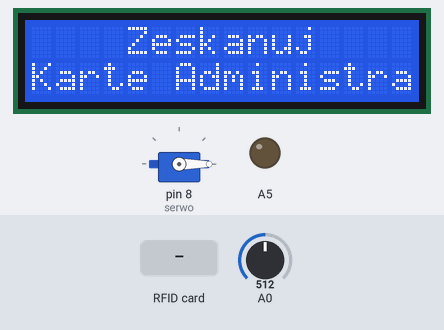
Simulated run of this sketch. Board: Arduino Uno, built with avr-gcc and run on an emulated ATmega328P. Shown: 16×2 character LCD, servo, output pins drawn as LEDs (lit = HIGH). The inputs (shaded band) are chosen by the test bench; at power-on: A0 = 512. Pins used as bus, display or sensor lines are not drawn.

Above: at 1.1 s.
1.2 s: RFID card 5E 7A 19 C4 held to the reader
At 2.3 s:
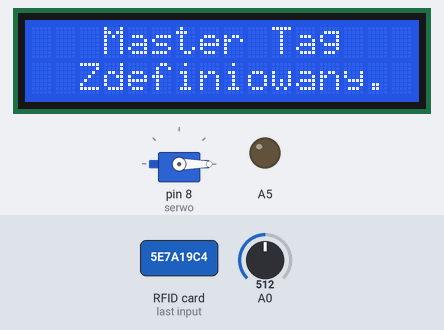
4.2 s: A0 set to 160
5.7 s: A0 set to 134
At 7.0 s:
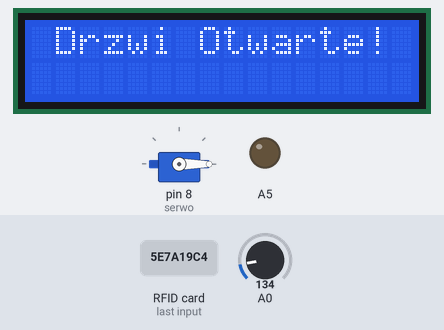
8.7 s: RFID card 5E 7A 19 C4 held to the reader
At 9.9 s:
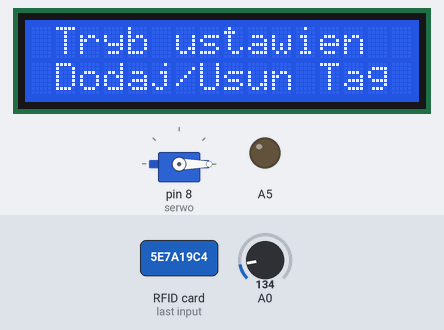
10.2 s: RFID card 5E 7A 19 C4 held to the reader
At 11.4 s:
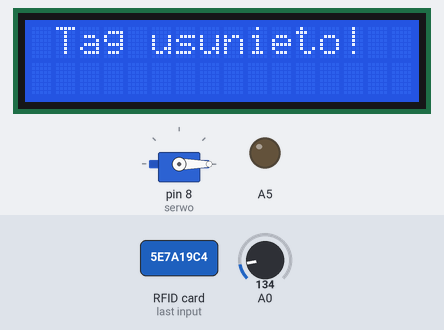
13.2 s: A0 set to 306
At 13.7 s:
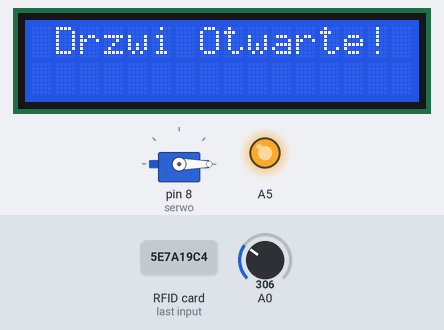
Timing chart, 0 to 15.7 s (numbered marks = the images above; inputs shaded):
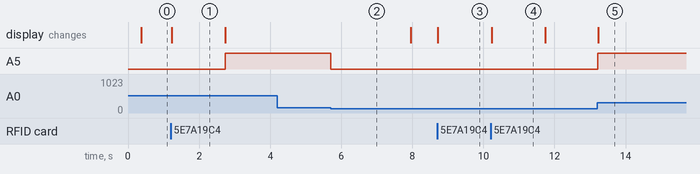

Measured:
- the behaviour switches between 150 and 149 on A0 (found by bisection; images 1 and 2)
- after the input at 1.2 s, A5: LOW → HIGH after 1.5 s; the display: changes at once (image 1)
- after the input at 4.2 s, every drawn part: stays the same
- after the input at 5.7 s, A5: HIGH → LOW at once
- after the input at 8.7 s, the display: changes at once (image 3)
- after the input at 10.2 s, the display: changes at once (image 4)
- after the input at 13.2 s, A5: LOW → HIGH at once; the display: changes at once (image 5)
- what the display in image 1 shows lasts 1.5 s, from 1.2 s to 2.7 s

The sketch:

BT_RFID_Locker.ino
```cpp
/******************************************************************************/
/*Biblioteki*/

#include <Servo.h> // biblioteka do obsługi serwa
#include <MFRC522.h> // biblioteka do modułu RFID
#include <SPI.h> // biblioteka do komunikacji szeregowej urządzeń peryferyjnych ( tu: MFRC522)
#include <LiquidCrystal.h> // biblioteka do obsługi wyświetlacza LCD


/*Zmienne globalne*/

byte numerUID[4]; // tablica do której zczytywany będzie 4-bajtowy numer UID karty
String tagID = ""; // kompletny numer UID karty przekonwertowany do zmiennej stringowej
String masterTag =""; // Karta Administratora definiowana raz na początku programu
String Tagi[10] = {}; // tablica numerów tagów które są zautoryzowane (upoważnione do otworzenia zamka)
int licznik = 0; // licznik umożliwiający zapis tagów w tablicy
int odleglosc; // liczba odczytana z czujnika analogowego
boolean TagOdczytany = false;
boolean PoprawnyTag = false;
boolean DrzwiOtwarte = false;

/*Deklaracja instancji*/

MFRC522 mfrc522(10,9); // Parametry -> (SS, RST) Pozostałe są niekonfigurowalne.
LiquidCrystal lcd(2, 3, 4, 5, 6, 7); // Parametry -> (RS, En, D4, D5, D6, D7)
Servo serwo;

/*****************************************************************************/

void setup() {

/*konfiguracja wyjscia dla LED*/
  pinMode(A5,OUTPUT);

/*Inicjacja kolejno : SPI, MFRC522, LCD*/
  SPI.begin();
  mfrc522.PCD_Init();
  lcd.begin(16, 2);

/*Ustawienie serwa w wyjściowej pozycji*/
  serwo.attach(8);
  serwo.write(0);
  delay(250);
  serwo.detach();

/*Początkowy komunikat wyświetlany na LCD*/
  lcd.print("    Zeskanuj");
  lcd.setCursor(0, 1);
  lcd.print("Karte Administratora");

/*Oczekiwanie na zeskanowanie Master Tagu*/
  while (!TagOdczytany) {
    TagOdczytany = getID();
    if ( TagOdczytany == true) {
      masterTag = tagID;
      lcd.clear();
      lcd.setCursor(0, 0);
      lcd.print("   Master Tag");
      lcd.setCursor(0, 1);
      lcd.print("  Zdefiniowany.");
    }
  }
  TagOdczytany = false;

 /*Wyswietlenie wyjsciowego komunikatu*/
  Wyswietl_lcd();

 /*Rozpoczęcie komunikacji szeregowej*/
  Serial.begin(9600);


}

/**************************************************************************/

void loop() {

/*odczytanie odległosci z czujnika optycznego*/
  int odleglosc = analogRead(A0);

/**************************************************************************/
/*********************** Gdy drzwi są zamknięte ***************************/
/**************************************************************************/

  if (odleglosc <150) {

/*wywołanie funkcji pozwalającej na otworzenie zamka przez BT*/
servo();

/*Oczekiwanie na zeskanowanie karty*/
    if ( ! mfrc522.PICC_IsNewCardPresent()) {
      return;
    }
/*Sczytanie danych z karty*/
    if ( ! mfrc522.PICC_ReadCardSerial()) {
      return;
    }
    tagID = "";
/*Czytanie następuje szeregowo bajt po bajcie, w czterokrotnej petli gdyż adres karty jest 4-bajtowy*/
    for ( uint8_t i = 0; i < 4; i++) {
      numerUID[i] = mfrc522.uid.uidByte[i];

/*Funkcja concat łącząca sczytane bajty w jeden łańcuch String*/
      tagID.concat(String(mfrc522.uid.uidByte[i], HEX));
    }
    tagID.toUpperCase();

/*Zakończenie sczytywania*/
    mfrc522.PICC_HaltA();

/*Znacznik poprawnego sczytania*/
    PoprawnyTag = false;

/*Sprawdzenie czy zeskanowany Tag to Karta Administratora*/
    if (tagID == masterTag) {
      lcd.clear();

/*W przypadku pozytywnym wejscie w Tryb ustawień*/
      lcd.print(" Tryb ustawien");
      lcd.setCursor(0, 1);
      lcd.print(" Dodaj/Usun Tag");

/*Oczekiwanie na zeskanowanie tagu, który ma byc dodany lub usunięty*/
      while (!TagOdczytany) {

/*Funkcja sczytująca numer UID karty*/
        TagOdczytany = getID();

/*Jeżeli UID zostało odczytane porównanie go do numerów z tablicy zautoryzowanych tagów*/
        if ( TagOdczytany == true) {
          for (int i = 0; i < 100; i++) {
            if (tagID == Tagi[i]) {

/*W przypadku znalezienia numeru UID zostaje on usunięty */
              for (i; i < licznik; i++) {
                Tagi[i]=Tagi[i+1];

               }
              licznik--;

/*Komunikat o usunięciu tagu*/
              lcd.clear();
              lcd.setCursor(0, 0);
              lcd.print(" Tag usunieto!");

/*Wiadomosc wyjsciowa na ekranie*/

              Wyswietl_lcd();

              TagOdczytany = false;

              return;

            }
          }

/*Gdy tag nie został odnaleziony zostanie on dodany do tablicy*/
          Tagi[licznik] = tagID;

/*Komunikat o dodaniu tagu*/
          lcd.clear();
          lcd.setCursor(0, 0);
          lcd.print("   Tag dodano!");

          Wyswietl_lcd();
          licznik++;
          TagOdczytany = false;
          return;
        }
      }
    }
    else {

/*Jeżeli zeskanowany tag nie jest Kartą Administratora
- sprawdzenie czy znajduje się w tablicy zautoryzowanych tagów*/
    for (int i = 0; i < 10; i++) {

/*W przypadku pozytywnym otworzenie zamka i wyswietlenie komunikatu*/
      if (tagID == Tagi[i]) {
        lcd.clear();
        lcd.setCursor(0, 0);
        lcd.print(" Tag poprawny!");

        serwo.attach(8);
        serwo.write(45);
        delay(250);
        serwo.detach();
        Wyswietl_lcd();
        PoprawnyTag = true;
      }
    }
/*Jeżeli zeskanowany tag nie jest Master tagiem i nie jest zautoryzowany*/
    if (PoprawnyTag == false) {

/*Wyswietlenie na ekranie odmowy dostępu*/
      lcd.clear();
      lcd.setCursor(0, 0);
      lcd.print(" Odmowa dostepu!");
      Wyswietl_lcd();
    }
    }}

/**************************************************************************/
/*********************** Gdy drzwi są otwarte *****************************/
/**************************************************************************/

  else {

 /*Zaswiec LED (tak długo jak drzwi są otwarte) i wyswietl komunikat o otwarciu drzwi*/
    digitalWrite(A5,HIGH);
    lcd.clear();
    lcd.setCursor(0, 0);
    lcd.print(" Drzwi Otwarte!");
    while (!DrzwiOtwarte) {
      odleglosc = analogRead(A0);
      if (odleglosc < 150) {
        DrzwiOtwarte = true;

      }
    }
    DrzwiOtwarte = false;
    digitalWrite(A5,LOW);
    delay(500);
    serwo.attach(8);
    serwo.write(0);
    delay(250);
    serwo.detach();
    Wyswietl_lcd();
  }
}

/******************************************************************************/

//Funkcja pozwalająca na sterowanie serwem przez BT
void servo(){

//Jezeli z aplikacji BT zostaną przesłane dane
if(Serial.available() > 0){

//Wysteruj serwo wpisujac je jako pozycje
    int serwopoz = Serial.read();
    int pozycja = serwopoz-125; /*To dzialanie ma na celu skorygowanie pozycji serwa
    w zwiazku z koniecznoscia jej zmiany wynikacjacej z późniejszego montażu oraz
    tego, że aplikacja w programie Mitt App z jakiegoś powodu nie chciała się zaktualizować
    w telefonie, w założeniu miało być int pozycja = servopos*/
    serwo.attach(8);
    serwo.write(pozycja);
    delay(250);
    serwo.detach();
  }
}
//Procedura wyświetlająca wyjściową wiadomość na ekranie
void Wyswietl_lcd() {
  delay(1500);
  lcd.clear();
  lcd.print("Kontrola Dostepu");
  lcd.setCursor(0, 1);
  lcd.print("  Zbliz Karte");
}

//Funkcja odczytująca UID karty
uint8_t getID() {

  if ( ! mfrc522.PICC_IsNewCardPresent()) { //Jeżeli w zasięgu PCD znajduje się PICC kontynuuj
    return 0;
  }
  if ( ! mfrc522.PICC_ReadCardSerial()) { //Jeżeli numer UID zostanie odczytany kontynuuj
    return 0;
  }
  tagID = "";

  for ( uint8_t i = 0; i < 4; i++) {  // Odczytywanie numeru UID bajt po bajcie, karta ma pamięć 4 bajtów
    numerUID[i] = mfrc522.uid.uidByte[i];
    tagID.concat(String(mfrc522.uid.uidByte[i], HEX)); // Zamiana pobranych bajtów w Stringi i połączenie w jedną zmienną Stringową
  }
  tagID.toUpperCase();
  mfrc522.PICC_HaltA(); // Zatrzymanie odczytywania
  return 1;
}
```
